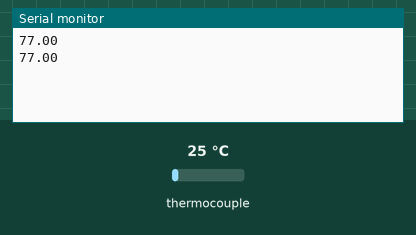
Recording of a sketch running on a simulated Arduino Uno, built with avr-gcc and run on an emulated ATmega328P. Shown: the last lines printed to the serial monitor. The inputs (shaded band) are chosen by the test bench; at power-on: thermocouple 25 °C.

Above: at 1.8 s.
1.9 s: thermocouple set to 6 °C
At 2.8 s:
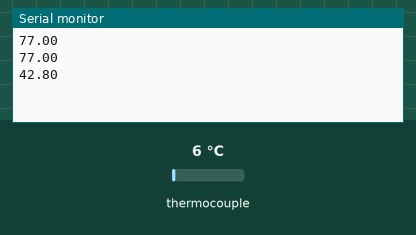
3.4 s: thermocouple set to 75 °C
At 4.7 s:
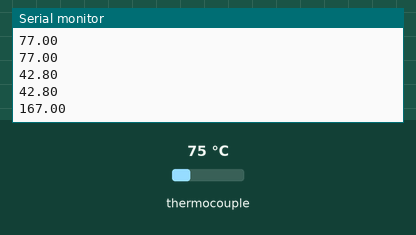
Timing chart, 0 to 6.4 s (numbered marks = the images above; inputs shaded):
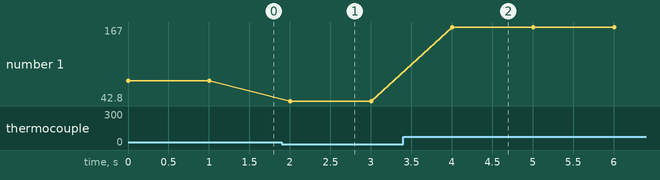

Measured:
- after the input at 1.9 s, the serial monitor: prints a new line after 0.10 s (image 1)
- after the input at 3.4 s, the serial monitor: prints a new line after 0.61 s (image 2)
- plotted number 1: 77 → 42.8 after the input at 1.9 s, 42.8 → 167 after the input at 3.4 s

The sketch:

thermocouple_data_record.ino
```cpp
#include "max6675.h"
#define DO 8
#define CS 9
#define CLK 10
MAX6675 thermocouple(CLK, CS, DO);
void setup() {
Serial.begin(9600);

}

void loop() {
  Serial.print(thermocouple.readFahrenheit());
  Serial.print("\n");
  delay(1000);

}
```
